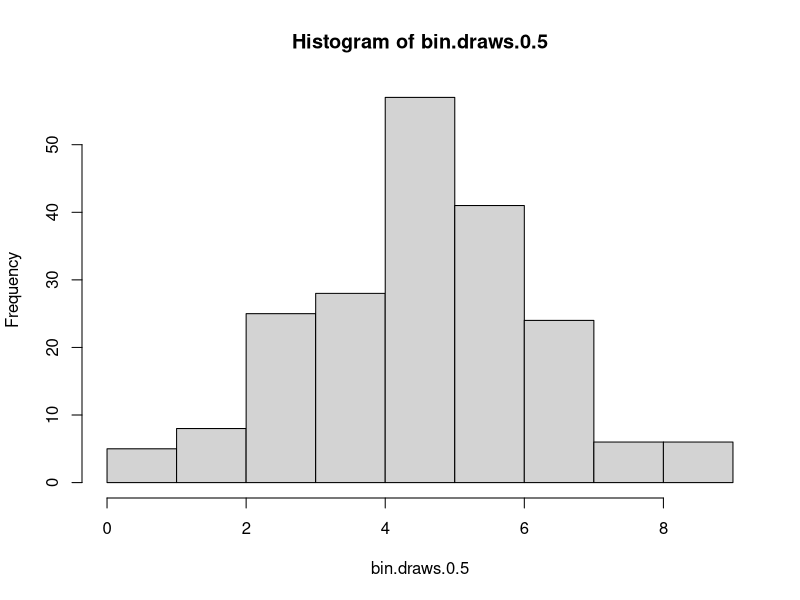
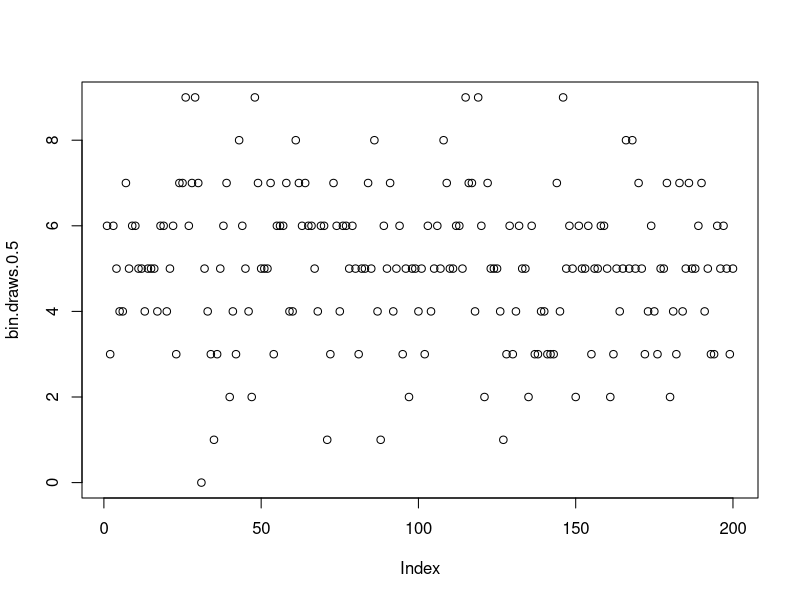
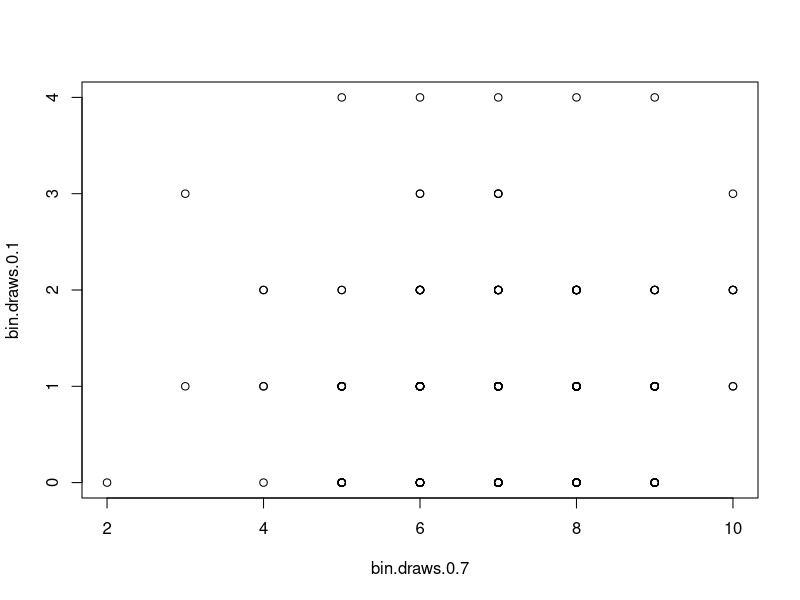
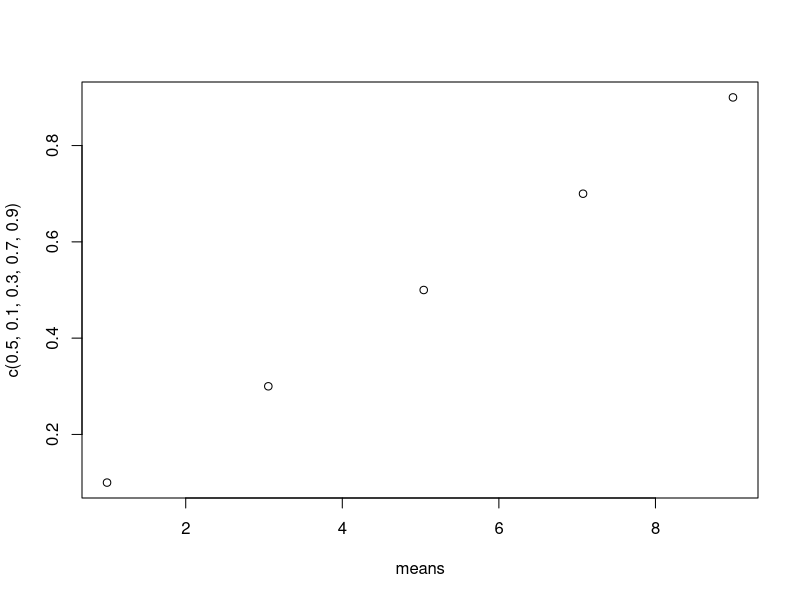
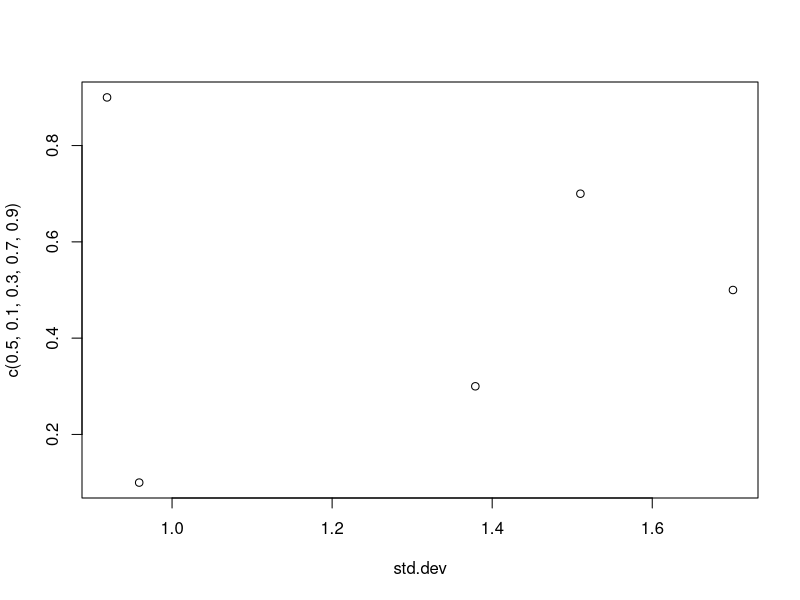
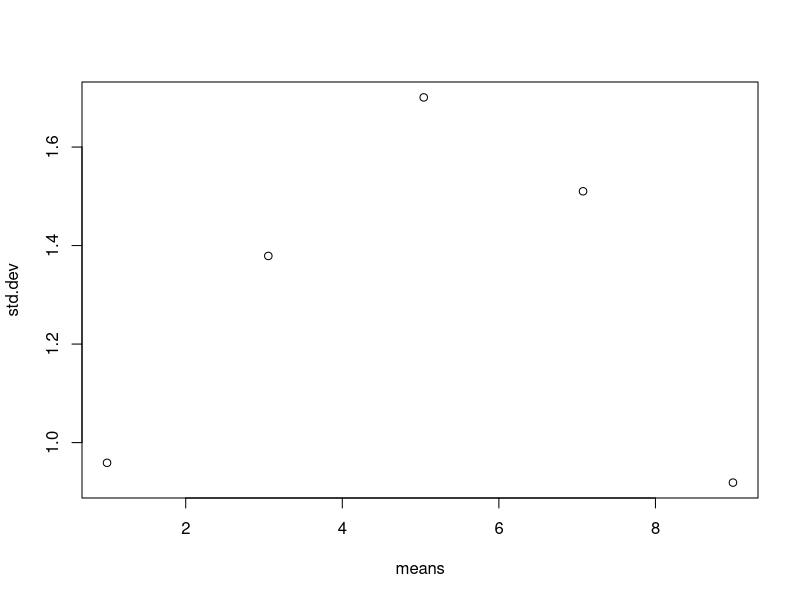
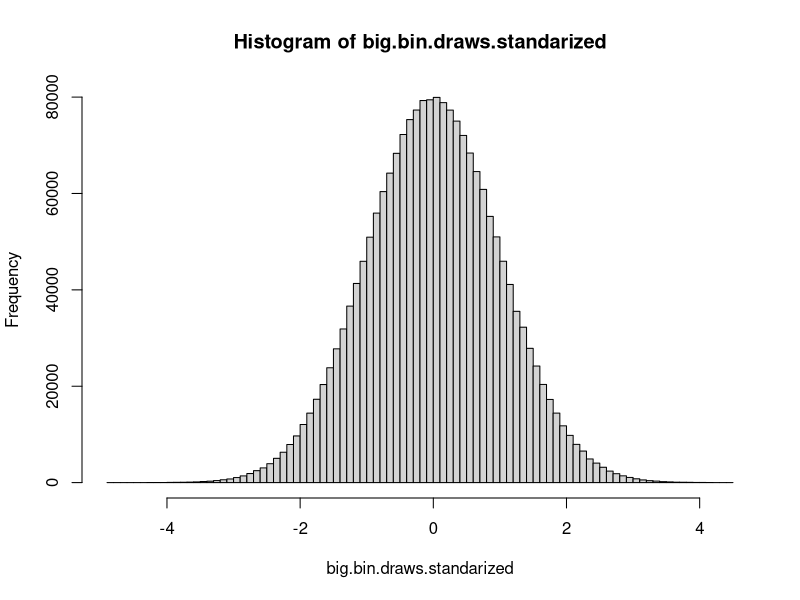

These charts were generated, in order, by the following R code:
## ---- chunk 1
## For reproducibility --- don't change this!
set.seed(234523)
## ---- chunk 2
#Comments are included with pound-signs/hashtags
#Insert your code for problem 1 within this code chunk
#Generates 200 random values fron Bin(10,0.5)
bin.draws.0.5 <- rbinom(n=200, size=10, prob = 0.5)
#prints the first 10 values
head(bin.draws.0.5, n=10)
#prints all but the last 25 
tail(bin.draws.0.5, n=25)

## ---- chunk 3
#Generates 200 random values fron Bin(10,0.1)
bin.draws.0.1 <- rbinom(n=200, size=10, prob = 0.1)

bin.draws.0.3 <- rbinom(n=200, size=10, prob = 0.3)

bin.draws.0.7 <- rbinom(n=200, size=10, prob = 0.7)

bin.draws.0.9 <- rbinom(n=200, size=10, prob = 0.9)

## ---- chunk 4
#part a
hist(bin.draws.0.5)
#part b
plot(bin.draws.0.5)
#part c
plot(bin.draws.0.7,bin.draws.0.1)

## ---- chunk 5
means <- c(mean(bin.draws.0.5),mean(bin.draws.0.1),mean(bin.draws.0.3),
                mean(bin.draws.0.7),
                mean(bin.draws.0.9))

#part a
plot(means, c(0.5,0.1,0.3,0.7,0.9))
#part b
std.dev <- c(sd(bin.draws.0.5),sd(bin.draws.0.1),sd(bin.draws.0.3),
             sd(bin.draws.0.7),sd(bin.draws.0.9))

plot(std.dev, c(0.5,0.1,0.3,0.7,0.9))
#part c
plot(means,std.dev)

## ---- chunk 6
big.bin.draws <- rbinom(n=2*10^6, size=1*10^6, prob=0.5)
mean(big.bin.draws)
sd(big.bin.draws)
## ---- chunk 7
big.bin.draws.standarized <- (big.bin.draws - 
                                mean(big.bin.draws))/sd(big.bin.draws)
mean(big.bin.draws.standarized)
sd(big.bin.draws.standarized)

## ---- chunk 8
hist(big.bin.draws.standarized, breaks=100)
## ---- chunk 9
ss <- length(big.bin.draws.standarized[big.bin.draws.standarized > 1.644853])
  
tot <- length(big.bin.draws.standarized)

ss/tot
## ---- chunk 10
rnorm(1.644853, mean=0, sd=1) 

